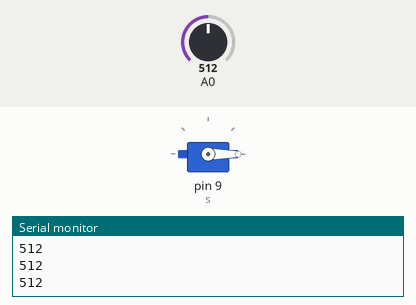
This sketch was run on a simulated Arduino Uno, built with avr-gcc and run on an emulated ATmega328P. Shown: servo, the last lines printed to the serial monitor. The inputs (shaded band) are chosen by the test bench; at power-on: A0 = 512.

Above: at 1.2 s.
1.3 s: A0 set to 306
At 2.0 s:
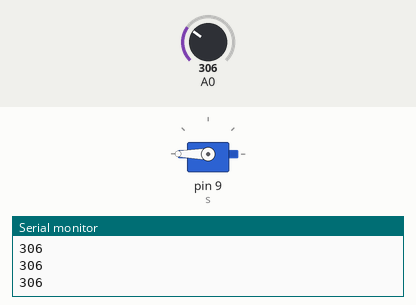
2.8 s: A0 set to 122
At 3.2 s:
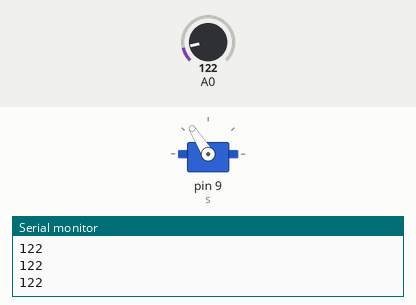
4.3 s: A0 set to 900
At 5.5 s:
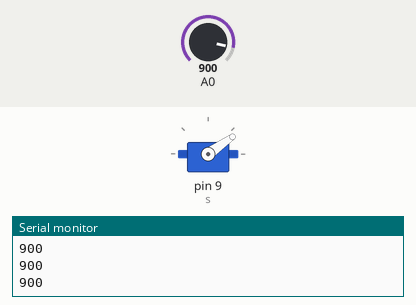
5.8 s: A0 set to 1023
At 6.8 s:
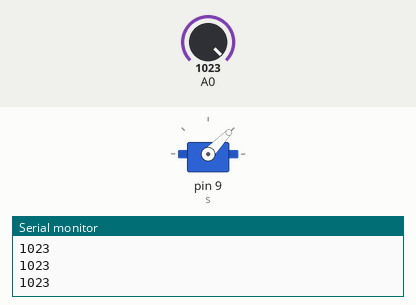
7.3 s: A0 set to 511
At 7.8 s:
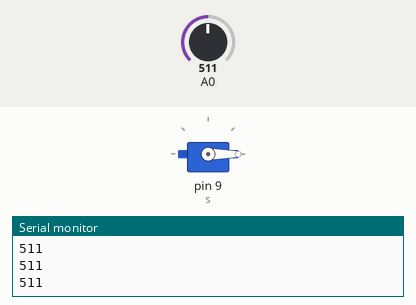
Timing chart, 0 to 9.8 s (numbered marks = the images above; inputs shaded):
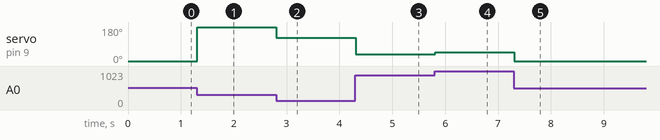

Measured:
- after the input at 1.3 s, servo on pin 9 (s): 0° → 180° at once
- after the input at 2.8 s, servo on pin 9 (s): 180° → 122° at once
- after the input at 4.3 s, servo on pin 9 (s): 122° → 35° at once
- after the input at 5.8 s, servo on pin 9 (s): 35° → 46° at once
- after the input at 7.3 s, servo on pin 9 (s): 46° → 0° at once

The sketch:

serialservopot.ino
```cpp
#include <Servo.h>

Servo s;
int val;
void setup() {
  // put your setup code here, to run once:
  s.attach(9);
  pinMode(A0, 0);
  Serial.begin(9600);
}

void loop() {
  // put your main code here, to run repeatedly:
  val = analogRead(A0);
  Serial.println(val);
  s.write(val);
}
```
